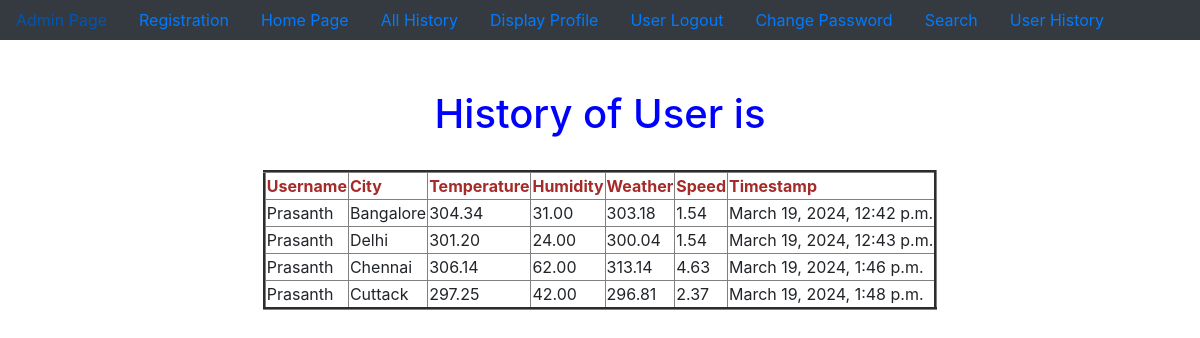
Page /user_history/ (signed in) on the committed database.
### app/models.py (models this page shows, shortened)
class WeatherData(models.Model):
    username=models.ForeignKey(User,on_delete=models.CASCADE,default=0)
    city = models.CharField(max_length=100)
    temperature = models.DecimalField(max_digits=5, decimal_places=2)
    humidity = models.DecimalField(max_digits=5, decimal_places=2)
    weather=models.CharField(max_length=10,default=0)
    speed=models.CharField(max_length=10,default=0)
    timestamp = models.DateTimeField(auto_now_add=True)

### app/views.py (the view)
# urls.py: path('user_history/',user_history,name='user_history'),
@login_required
def user_history(request):
    username=request.session['username']
    UO=User.objects.get(username=username)
    LWO=WeatherData.objects.filter(username=UO)
    d={'LWO':LWO}
    return render(request,'user_history.html',d)

### templates/user_history.html (shortened to what this page needs)
{% extends 'dummy.html' %}
{% block body_block %}
<center style="margin-top: 50px;">
<h1 style="color: blue;">History of User is </h1> <br>
    <table border="3px">
        <tr><th>Username</th>
            <th>City</th>
            <th>Temperature</th>
            <th>Humidity</th>
            <th>Weather</th>
            <th>Speed</th>
            <th>Timestamp</th>
        </tr>
{% for obj in LWO %}
        <tr><td>{{obj.username}}</td>
            <td>{{obj.city}}</td>
            <td>{{obj.temperature}}</td>
            <td>{{obj.humidity}}</td>
            <td>{{obj.weather}}</td>
            <td>{{obj.speed}}</td>
            <td>{{obj.timestamp}}</td>
        </tr>
{% endfor %}
    </table>
</center>
{% endblock %}

### templates/user_history.html (style rules this page uses)
th { color: brown; }

### rows in the picture
WeatherData: username "Prasanth", city "Bangalore", temperature "304.34", humidity "31.00", weather "303.18", speed "1.54", timestamp "March 19, 2024, 12:42 p.m."
WeatherData: username "Prasanth", city "Delhi", temperature "301.20", humidity "24.00", weather "300.04", speed "1.54", timestamp "March 19, 2024, 12:43 p.m."
WeatherData: username "Prasanth", city "Chennai", temperature "306.14", humidity "62.00", weather "313.14", speed "4.63", timestamp "March 19, 2024, 1:46 p.m."
WeatherData: username "Prasanth", city "Cuttack", temperature "297.25", humidity "42.00", weather "296.81", speed "2.37", timestamp "March 19, 2024, 1:48 p.m."
